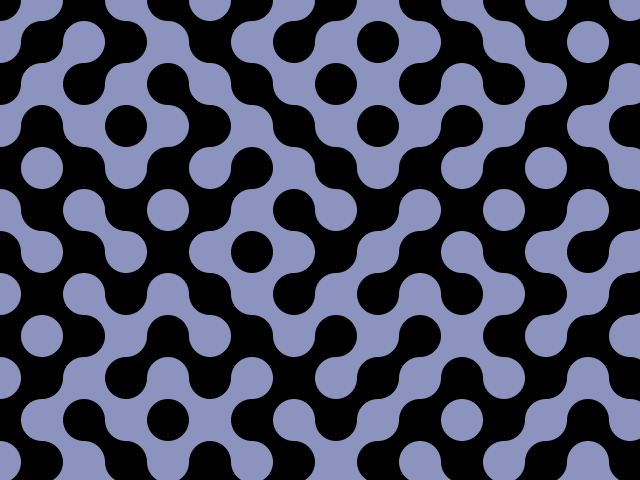
Frame 1 (no input)
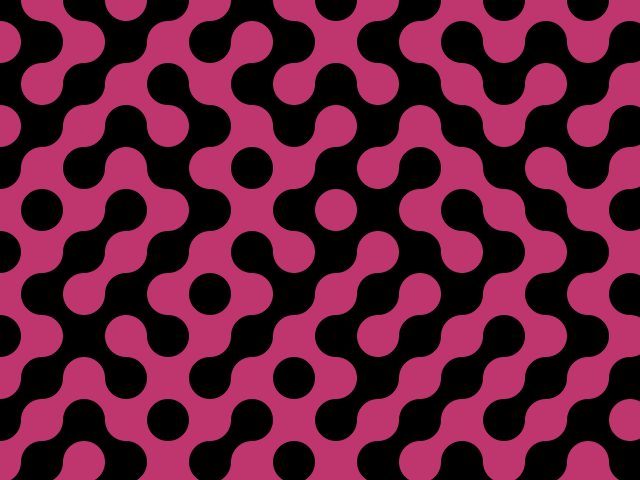
Frame 2 (the mouse pressed at the canvas centre, redrawn once)

The Processing sketch that drew these frames (run headless with seeded random() and noise(); the mouse was pressed at the canvas centre and the sketch redrawn once):

// Processing sketch: truchet
// ── truchet.pde


final color PAPER = color(0);

final int COUNT = 15;


void setup() {
  size(640, 480);
  noLoop();
}


void draw() {
  
  //COUNT tiles on the longest side
  float size = max(width, height) / COUNT;
  
  //make sure that foreground is not BLACK
  colorMode(HSB, 1.0);
  color ink = color(random(1.0), random(1.0), 0.75);
  
  noStroke();
  
  //circles and rects will be shifted
  rectMode(CORNER);
  ellipseMode(CENTER);
  
  //compute how many tiles will be on each side
  float xCount = (width/COUNT)+1;
  float yCount = (height/COUNT)+1;
  
  //draw a random pattern
  for (int x=0; x<xCount; x++) {
    for (int y=0; y<yCount; y++) {
      
      //draw a rect with a random pattern
      fill((random(1.0)<0.5) ? PAPER : ink);
      rect(x*size, y*size, size, size);
      
      //draw an ellipse with checkerboard pattern
      fill(((x+y)%2 == 0) ? PAPER : ink);
      ellipse(x*size, y*size, size, size);
    }
  }
}


void mousePressed() {
  //draw a new pattern
  redraw();
}


void keyPressed() {
  //draw a new pattern
  redraw();
}
